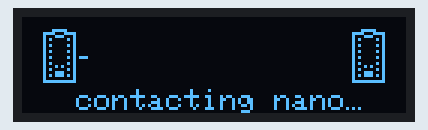
Simulated run of this sketch. Board: Arduino Uno, built with avr-gcc and run on an emulated ATmega328P. Parts: 128×32 one-colour display.

Above: at 0.13 s.

The sketch:

contacting_anim_test.ino
```cpp
#include <Wire.h>
#include <Adafruit_GFX.h>
#include <Adafruit_SSD1306.h>


#define SCREEN_WIDTH 128 // OLED display width, in pixels
#define SCREEN_HEIGHT 32 // OLED display height, in pixels

#define OLED_RESET     -1 // Reset pin # (or -1 if sharing Arduino reset pin)
#define SCREEN_ADDRESS 0x3C ///< See datasheet for Address; 0x3D for 128x64, 0x3C for 128x32

#define SERIAL_BUFFER_SIZE 16

Adafruit_SSD1306 display(SCREEN_WIDTH, SCREEN_HEIGHT, &Wire, OLED_RESET);

const unsigned char nano [] PROGMEM = {
  // 'NANO, 11x18px
  0x1f, 0x00, 0xf1, 0xe0, 0x8e, 0x20, 0xa0, 0xa0, 0x80, 0x20, 0xa0, 0xa0, 0x80, 0x20, 0xa0, 0xa0,
  0x80, 0x20, 0xa0, 0xa0, 0x80, 0x20, 0xa0, 0xa0, 0x8a, 0x20, 0xa0, 0xa0, 0x8e, 0x20, 0xae, 0xa0,
  0x80, 0x20, 0xff, 0xe0
};

const unsigned char uno [] PROGMEM = {
  // 'UNO, 15x17px
  0x38, 0x78, 0xef, 0xce, 0x80, 0x02, 0xa0, 0x0a, 0xa0, 0x0a, 0xaa, 0xaa, 0xa0, 0x0a, 0xa0, 0x0a,
  0xa0, 0x0a, 0xa0, 0x0a, 0xa0, 0x0a, 0xa0, 0x0a, 0xa0, 0x0a, 0xa3, 0x8a, 0xa3, 0x8a, 0x80, 0x02,
  0xff, 0xfe
};


byte frame = 0;


void setup() {
  if (!display.begin(SSD1306_SWITCHCAPVCC, SCREEN_ADDRESS)) {
    Serial.println(F("SSD1306 allocation failed"));
    for (;;); // Don't proceed, loop forever
  }
}

void loop() {
  frame = 89;
  drawUnoAndNano();
  // digitalWrite(commsOutPin, HIGH);
  while (true) {
    if (frame % 89 == 0) {
      frame = frame - 89;
      drawUnoAndNano();
    }
    display.drawPixel((frame % 89) + 18, 13, BLACK);
    display.drawPixel((frame % 89) + 19, 13, WHITE);
    display.drawPixel((frame % 89) + 20, 13, WHITE);
    display.drawPixel((frame % 89) + 21, 13, WHITE);
    display.display();
delay(100);
    frame++;
    // commsIn = digitalRead(commsInPin);
  }
}

void drawUnoAndNano() {
  display.clearDisplay();
  display.drawBitmap(7, 4, nano, 11, 18, WHITE);
  display.drawBitmap(110, 4, nano, 11, 18, WHITE);
  display.setTextSize(1);
  display.setCursor(18, 24);
  display.println(F("contacting nano"));
  display.drawPixel(108, 30, WHITE);
  display.drawPixel(110, 30, WHITE);
  display.drawPixel(112, 30, WHITE);
  display.display();
}
```
